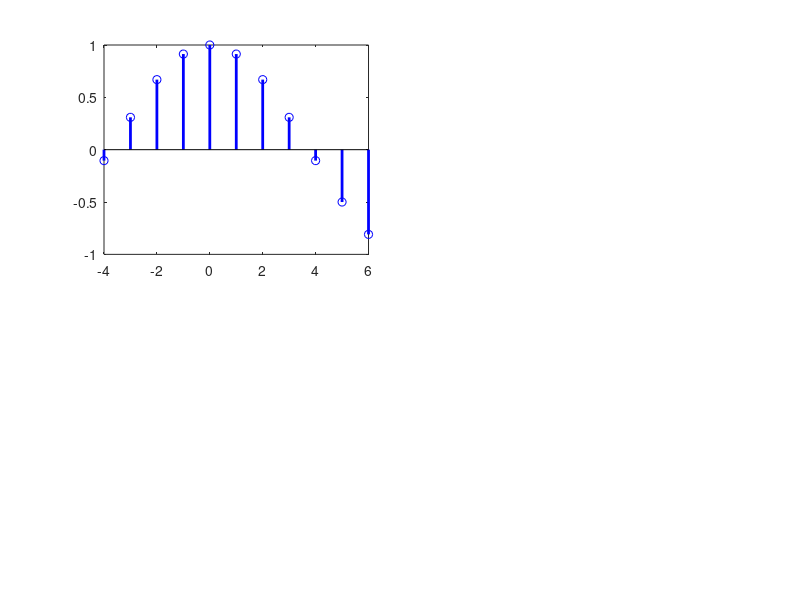

The MATLAB source for this figure: (Note: this script raises an error after producing the figure.)
% A (non-interactive) demo to illustrate the difference between convolution and correlation
% Author: Ruturaj Gavaskar (ruturaj.gavaskar@gmail.com)
%

clearvars; close all; clc;

Nx = -4:6;      % Duration of dignal
Nh = -1:2;      % Duration of kernel

x = cos(2*pi*Nx/15);    % Signal
h = exp(-Nh/2);         % Kernel
h = h/sum(h);

Npad = min(length(Nx),length(Nh));
limx = [Nx(1)-Npad,Nx(end)+Npad];
limy = [min(min(x),min(h)),max(max(x),max(h))];
hflip = flip(h);
Nhflip = (-Nh(end)):(-Nh(1));

% fprintf('Press a key to proceed\n');
figure('Name','Convolution & Correlation', ...
    'Units','Normalized',...
    'Position',[0,0,0.95,0.95],...
    'KeyPressFcn',@(~,event) setappdata(0,'c',event.Key), ...
    'KeyReleaseFcn',@(~,~) setappdata(0,'c',0), ...
    'ResizeFcn',@(~,~) setappdata(0,'s',get(gcf,'Position')));
ax1 = subplot(2,2,1); stem(Nx,x,'b','LineWidth',2);
ax1.XLim = limx; ax1.YLim = limy; ax1.XTick = limx(1):limx(end); grid on;
box on; title('Signal');
ax2 = subplot(2,2,2);
stem(Nh,h,'r','LineWidth',2,'DisplayName','Original'); hold on;
ax2.XLim = limx; ax2.YLim = limy; ax2.XTick = limx(1):limx(end); grid on;
box on; title('Kernel'); legend('show');
pause(5);
line([0,0],limy,'LineStyle','--','LineWidth',1,'Color','y','HandleVisibility','off');
stem(Nhflip,hflip,'--g','LineWidth',2,'DisplayName','Flipped');
hold off;
legend('off'); legend('show');
drawnow;
ax3 = subplot(2,2,3); grid on; box on;
ax3.XLim = limx; ax3.XTick = limx(1):limx(end);
ax3.YLim = limy;
pause(7);

%% Convolution
N = (Nx(1)-Nhflip(end)):(Nx(end)-Nhflip(1));
offset_c = 1-N(1);
offset_x = 1-Nx(1);
offset_h = 1-Nhflip(1);

xconvh = nan(1,length(N));
for k = N
    xconvh(k+offset_c) = 0;
    for jj = Nhflip
        if(k+jj+offset_x>0 && k+jj+offset_x<=length(Nx))
            xconvh(k+offset_c) = xconvh(k+offset_c) + ...
                x(k+jj+offset_x)*hflip(jj+offset_h);
        end
    end
    subplot(2,2,1); stem(Nx,x,'b','LineWidth',2); hold on;
    stem(Nhflip+k,hflip,'--g','LineWidth',2);
    line([k,k],limy,'LineStyle','--','LineWidth',1,'Color','y');
    ax1.XLim = limx; ax1.YLim = limy; ax1.XTick = limx(1):limx(end); grid on;
    hold off; title('Signal');
    ax2.XLim = limx; ax2.YLim = limy; ax2.XTick = limx(1):limx(end); grid on;
    subplot(2,2,3); stem(N,xconvh,'m','LineWidth',2); title('Convolution'); hold on;
    ax3.XLim = limx; ax3.YLim = limy; ax3.XTick = limx(1):limx(end); grid on;
    line([k,k],limy,'LineStyle','--','LineWidth',1,'Color','y'); hold off;
    drawnow;
    pause(0.5);
end
pause(5);
ax4 = subplot(2,2,4); stem(N,xconvh,'m','LineWidth',2); title('Convolution');
ax4.XLim = limx; ax4.YLim = limy; ax4.XTick = limx(1):limx(end); grid on;

%% Correlation
N = (Nx(1)-Nh(end)):(Nx(end)-Nh(1));
offset_c = 1-N(1);
offset_x = 1-Nx(1);
offset_h = 1-Nh(1);
xcorrh = nan(1,length(N));
for k = N
    xcorrh(k+offset_c) = 0;
    for jj = Nh
        if(k+jj+offset_x>0 && k+jj+offset_x<=length(Nx))
            xcorrh(k+offset_c) = xcorrh(k+offset_c) + ...
                x(k+jj+offset_x)*h(jj+offset_h);
        end
    end
    subplot(2,2,1); stem(Nx,x,'b','LineWidth',2); hold on;
    stem(Nh+k,h,'r','LineWidth',2);
    line([k,k],limy,'LineStyle','--','LineWidth',1,'Color','y');
    ax1.XLim = limx; ax1.YLim = limy; ax1.XTick = limx(1):limx(end); grid on;
    hold off; title('Signal');
    ax2.XLim = limx; ax2.YLim = limy; ax2.XTick = limx(1):limx(end); grid on;
    subplot(2,2,3); stem(N,xcorrh,'k','LineWidth',2); title('Correlation'); hold on;
    ax3.XLim = limx; ax3.YLim = limy; ax3.XTick = limx(1):limx(end); grid on;
    line([k,k],limy,'LineStyle','--','LineWidth',1,'Color','y'); hold off;
    drawnow;
    pause(0.5);
end
subplot(2,2,3); stem(N,xcorrh,'k','LineWidth',2); title('Correlation');
ax3.XLim = limx; ax3.YLim = limy; ax3.XTick = limx(1):limx(end); grid on;
subplot(2,2,1); stem(Nx,x,'b','LineWidth',2); title('Signal');
ax1.XLim = limx; ax1.YLim = limy; ax1.XTick = limx(1):limx(end); grid on;

